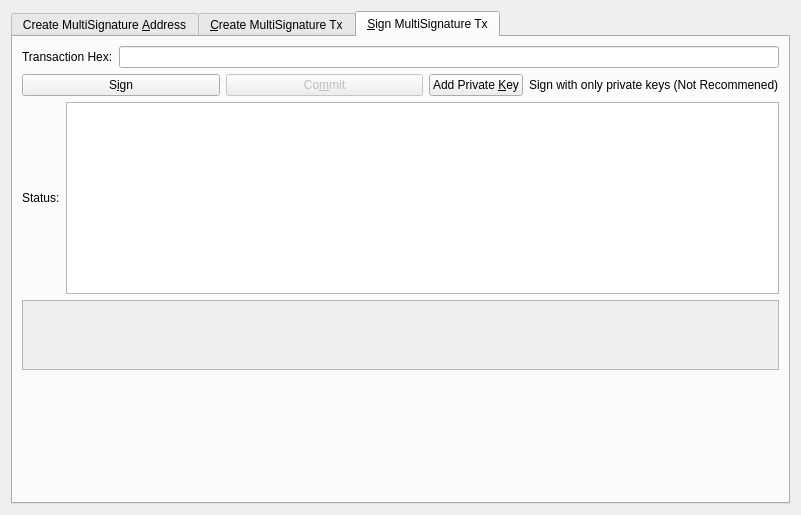
<?xml version="1.0" encoding="UTF-8"?>
<ui version="4.0">
 <class>MultisigDialog</class>
 <widget class="QDialog" name="MultisigDialog">
  <property name="geometry">
   <rect>
    <x>0</x>
    <y>0</y>
    <width>801</width>
    <height>515</height>
   </rect>
  </property>
  <property name="sizePolicy">
   <sizepolicy hsizetype="Fixed" vsizetype="Fixed">
    <horstretch>0</horstretch>
    <verstretch>0</verstretch>
   </sizepolicy>
  </property>
  <property name="windowTitle">
   <string>Multisignature Address Interactions</string>
  </property>
  <layout class="QVBoxLayout" name="verticalLayout_8">
   <item>
    <widget class="QTabWidget" name="multisigTabWidget">
     <property name="layoutDirection">
      <enum>Qt::LeftToRight</enum>
     </property>
     <property name="styleSheet">
      <string notr="true"/>
     </property>
     <property name="currentIndex">
      <number>2</number>
     </property>
     <widget class="QWidget" name="addMultisigTab">
      <property name="sizePolicy">
       <sizepolicy hsizetype="Minimum" vsizetype="Minimum">
        <horstretch>0</horstretch>
        <verstretch>0</verstretch>
       </sizepolicy>
      </property>
      <attribute name="title">
       <string>Create MultiSignature &amp;Address</string>
      </attribute>
      <layout class="QVBoxLayout" name="verticalLayout">
       <item>
        <layout class="QHBoxLayout" name="enterMLayout">
         <item>
          <widget class="QSpinBox" name="enterMSpinbox">
           <property name="sizePolicy">
            <sizepolicy hsizetype="Fixed" vsizetype="Fixed">
             <horstretch>0</horstretch>
             <verstretch>0</verstretch>
            </sizepolicy>
           </property>
           <property name="toolTip">
            <string>How many people must sign to verify a transaction</string>
           </property>
           <property name="minimum">
            <number>1</number>
           </property>
           <property name="maximum">
            <number>15</number>
           </property>
           <property name="value">
            <number>1</number>
           </property>
          </widget>
         </item>
         <item>
          <widget class="QLabel" name="enterMLabel">
           <property name="text">
            <string>Enter the minimum number of signatures required to sign transactions</string>
           </property>
          </widget>
         </item>
        </layout>
       </item>
       <item>
        <layout class="QHBoxLayout" name="addressLabelLayout">
         <item>
          <widget class="QLabel" name="addressLableLabel">
           <property name="text">
            <string>Address Label:</string>
           </property>
          </widget>
         </item>
         <item>
          <widget class="QLineEdit" name="multisigAddressLabel"/>
         </item>
        </layout>
       </item>
       <item>
        <layout class="QHBoxLayout" name="addAddressLayout">
         <item>
          <widget class="QPushButton" name="addAddressButton">
           <property name="toolTip">
            <string>Add another address that could sign to verify a transaction from the multisig address.</string>
           </property>
           <property name="text">
            <string>&amp;Add Address / Key</string>
           </property>
           <property name="autoDefault">
            <bool>false</bool>
           </property>
          </widget>
         </item>
         <item>
          <widget class="QLabel" name="addAddressLabel">
           <property name="sizePolicy">
            <sizepolicy hsizetype="Preferred" vsizetype="Fixed">
             <horstretch>0</horstretch>
             <verstretch>0</verstretch>
            </sizepolicy>
           </property>
           <property name="text">
            <string>Local addresses or public keys that can sign:</string>
           </property>
          </widget>
         </item>
         <item>
          <spacer name="addAddressSpacer_2">
           <property name="orientation">
            <enum>Qt::Horizontal</enum>
           </property>
           <property name="sizeHint" stdset="0">
            <size>
             <width>40</width>
             <height>10</height>
            </size>
           </property>
          </spacer>
         </item>
        </layout>
       </item>
       <item>
        <widget class="QScrollArea" name="addAddressScrollArea">
         <property name="sizePolicy">
          <sizepolicy hsizetype="Preferred" vsizetype="Expanding">
           <horstretch>0</horstretch>
           <verstretch>0</verstretch>
          </sizepolicy>
         </property>
         <property name="styleSheet">
          <string notr="true">border:0;</string>
         </property>
         <property name="widgetResizable">
          <bool>true</bool>
         </property>
         <widget class="QWidget" name="addAddressWidget">
          <property name="geometry">
           <rect>
            <x>0</x>
            <y>0</y>
            <width>761</width>
            <height>166</height>
           </rect>
          </property>
          <layout class="QVBoxLayout" name="verticalLayout_5">
           <item>
            <layout class="QVBoxLayout" name="addressList"/>
           </item>
           <item>
            <spacer name="verticalSpacer">
             <property name="orientation">
              <enum>Qt::Vertical</enum>
             </property>
             <property name="sizeHint" stdset="0">
              <size>
               <width>20</width>
               <height>40</height>
              </size>
             </property>
            </spacer>
           </item>
          </layout>
         </widget>
        </widget>
       </item>
       <item>
        <layout class="QHBoxLayout" name="addMultisigLayout">
         <item>
          <widget class="QPushButton" name="addMultisigButton">
           <property name="sizePolicy">
            <sizepolicy hsizetype="Preferred" vsizetype="Fixed">
             <horstretch>0</horstretch>
             <verstretch>0</verstretch>
            </sizepolicy>
           </property>
           <property name="toolTip">
            <string>Create a new multisig address</string>
           </property>
           <property name="toolTipDuration">
            <number>-3</number>
           </property>
           <property name="text">
            <string>C&amp;reate</string>
           </property>
           <property name="autoDefault">
            <bool>false</bool>
           </property>
          </widget>
         </item>
         <item>
          <widget class="QLabel" name="label">
           <property name="text">
            <string>Status:</string>
           </property>
          </widget>
         </item>
         <item>
          <widget class="QTextEdit" name="addMultisigStatus">
           <property name="sizePolicy">
            <sizepolicy hsizetype="Expanding" vsizetype="Fixed">
             <horstretch>0</horstretch>
             <verstretch>0</verstretch>
            </sizepolicy>
           </property>
           <property name="maximumSize">
            <size>
             <width>16777215</width>
             <height>75</height>
            </size>
           </property>
           <property name="readOnly">
            <bool>true</bool>
           </property>
           <property name="textInteractionFlags">
            <set>Qt::TextSelectableByKeyboard|Qt::TextSelectableByMouse</set>
           </property>
          </widget>
         </item>
        </layout>
       </item>
       <item>
        <widget class="QLabel" name="label_2">
         <property name="sizePolicy">
          <sizepolicy hsizetype="Preferred" vsizetype="Preferred">
           <horstretch>0</horstretch>
           <verstretch>0</verstretch>
          </sizepolicy>
         </property>
         <property name="text">
          <string>Use below to quickly import an address by its redeem. Don't forget to add a label before clicking import!
Keep in mind, the wallet will rescan the blockchain to find transactions containing the new address.
Please be patient after clicking import.</string>
         </property>
         <property name="scaledContents">
          <bool>false</bool>
         </property>
         <property name="wordWrap">
          <bool>true</bool>
         </property>
        </widget>
       </item>
       <item>
        <layout class="QHBoxLayout" name="importLayout">
         <item>
          <widget class="QPushButton" name="importAddressButton">
           <property name="sizePolicy">
            <sizepolicy hsizetype="Fixed" vsizetype="Fixed">
             <horstretch>0</horstretch>
             <verstretch>0</verstretch>
            </sizepolicy>
           </property>
           <property name="text">
            <string>&amp;Import Redeem</string>
           </property>
          </widget>
         </item>
         <item>
          <widget class="QLineEdit" name="importRedeem">
           <property name="sizePolicy">
            <sizepolicy hsizetype="Preferred" vsizetype="Fixed">
             <horstretch>0</horstretch>
             <verstretch>0</verstretch>
            </sizepolicy>
           </property>
          </widget>
         </item>
        </layout>
       </item>
      </layout>
     </widget>
     <widget class="QWidget" name="createTransactionTab">
      <attribute name="title">
       <string>&amp;Create MultiSignature Tx</string>
      </attribute>
      <layout class="QVBoxLayout" name="verticalLayout_3">
       <item>
        <layout class="QHBoxLayout" name="horizontalLayout_2">
         <item>
          <layout class="QVBoxLayout" name="createTxLayout">
           <item>
            <layout class="QHBoxLayout" name="addTxInputLayout">
             <item>
              <widget class="QLabel" name="addTxInputLabel">
               <property name="sizePolicy">
                <sizepolicy hsizetype="Fixed" vsizetype="Preferred">
                 <horstretch>0</horstretch>
                 <verstretch>0</verstretch>
                </sizepolicy>
               </property>
               <property name="text">
                <string>Inputs:</string>
               </property>
              </widget>
             </item>
             <item>
              <widget class="QPushButton" name="pushButtonCoinControl">
               <property name="sizePolicy">
                <sizepolicy hsizetype="Preferred" vsizetype="Fixed">
                 <horstretch>0</horstretch>
                 <verstretch>0</verstretch>
                </sizepolicy>
               </property>
               <property name="text">
                <string>Coin Control</string>
               </property>
              </widget>
             </item>
             <item>
              <layout class="QFormLayout" name="formLayout_2">
               <property name="rightMargin">
                <number>10</number>
               </property>
               <item row="0" column="0">
                <widget class="QLabel" name="labelQuantity">
                 <property name="text">
                  <string>Quantity Selected:</string>
                 </property>
                </widget>
               </item>
               <item row="0" column="1">
                <widget class="QLabel" name="labelQuantity_int">
                 <property name="text">
                  <string>0</string>
                 </property>
                </widget>
               </item>
               <item row="1" column="0">
                <widget class="QLabel" name="labelAmount">
                 <property name="text">
                  <string>Amount:</string>
                 </property>
                </widget>
               </item>
               <item row="1" column="1">
                <widget class="QLabel" name="labelAmount_int">
                 <property name="text">
                  <string>0</string>
                 </property>
                </widget>
               </item>
              </layout>
             </item>
             <item>
              <widget class="QPushButton" name="addInputButton">
               <property name="sizePolicy">
                <sizepolicy hsizetype="Preferred" vsizetype="Fixed">
                 <horstretch>0</horstretch>
                 <verstretch>0</verstretch>
                </sizepolicy>
               </property>
               <property name="toolTip">
                <string>Add an input to fund the outputs</string>
               </property>
               <property name="text">
                <string>Add a Raw Input</string>
               </property>
               <property name="icon">
                <iconset>
                 <normaloff>:/css/default</normaloff>:/css/default</iconset>
               </property>
              </widget>
             </item>
            </layout>
           </item>
           <item>
            <widget class="QScrollArea" name="txInputsScrollArea">
             <property name="sizePolicy">
              <sizepolicy hsizetype="Preferred" vsizetype="Expanding">
               <horstretch>0</horstretch>
               <verstretch>0</verstretch>
              </sizepolicy>
             </property>
             <property name="styleSheet">
              <string notr="true">border:0;</string>
             </property>
             <property name="lineWidth">
              <number>0</number>
             </property>
             <property name="widgetResizable">
              <bool>true</bool>
             </property>
             <widget class="QWidget" name="txInputsWidget">
              <property name="geometry">
               <rect>
                <x>0</x>
                <y>0</y>
                <width>749</width>
                <height>134</height>
               </rect>
              </property>
              <layout class="QVBoxLayout" name="verticalLayout_7">
               <item>
                <layout class="QVBoxLayout" name="inputsList"/>
               </item>
               <item>
                <spacer name="txInputsSpacer">
                 <property name="orientation">
                  <enum>Qt::Vertical</enum>
                 </property>
                 <property name="sizeHint" stdset="0">
                  <size>
                   <width>20</width>
                   <height>80</height>
                  </size>
                 </property>
                </spacer>
               </item>
              </layout>
             </widget>
            </widget>
           </item>
           <item>
            <layout class="QHBoxLayout" name="addDestinationLayout">
             <item>
              <widget class="QLabel" name="addDestinationLabel">
               <property name="text">
                <string>Address / Amount:</string>
               </property>
              </widget>
             </item>
             <item>
              <widget class="QPushButton" name="addDestinationButton">
               <property name="sizePolicy">
                <sizepolicy hsizetype="Fixed" vsizetype="Fixed">
                 <horstretch>0</horstretch>
                 <verstretch>0</verstretch>
                </sizepolicy>
               </property>
               <property name="toolTip">
                <string>Add destinations to send SHIT to</string>
               </property>
               <property name="text">
                <string>Add &amp;Destination</string>
               </property>
              </widget>
             </item>
             <item>
              <spacer name="addDestinationHorizontalSpacer">
               <property name="orientation">
                <enum>Qt::Horizontal</enum>
               </property>
               <property name="sizeHint" stdset="0">
                <size>
                 <width>40</width>
                 <height>20</height>
                </size>
               </property>
              </spacer>
             </item>
            </layout>
           </item>
           <item>
            <widget class="QScrollArea" name="destionationsScrollArea">
             <property name="sizePolicy">
              <sizepolicy hsizetype="Expanding" vsizetype="Expanding">
               <horstretch>0</horstretch>
               <verstretch>0</verstretch>
              </sizepolicy>
             </property>
             <property name="styleSheet">
              <string notr="true">border:0;</string>
             </property>
             <property name="widgetResizable">
              <bool>true</bool>
             </property>
             <widget class="QWidget" name="destinationsScrollAreaContents">
              <property name="geometry">
               <rect>
                <x>0</x>
                <y>0</y>
                <width>749</width>
                <height>134</height>
               </rect>
              </property>
              <layout class="QVBoxLayout" name="verticalLayout_11">
               <item>
                <layout class="QVBoxLayout" name="destinationsList"/>
               </item>
               <item>
                <spacer name="destinationsSpacer">
                 <property name="orientation">
                  <enum>Qt::Vertical</enum>
                 </property>
                 <property name="sizeHint" stdset="0">
                  <size>
                   <width>20</width>
                   <height>20</height>
                  </size>
                 </property>
                </spacer>
               </item>
              </layout>
             </widget>
            </widget>
           </item>
           <item>
            <layout class="QHBoxLayout" name="horizontalLayout_4">
             <item>
              <widget class="QPushButton" name="createButton">
               <property name="sizePolicy">
                <sizepolicy hsizetype="Fixed" vsizetype="Fixed">
                 <horstretch>0</horstretch>
                 <verstretch>0</verstretch>
                </sizepolicy>
               </property>
               <property name="minimumSize">
                <size>
                 <width>150</width>
                 <height>0</height>
                </size>
               </property>
               <property name="toolTip">
                <string>Create a transaction object using the given inputs to the given outputs</string>
               </property>
               <property name="text">
                <string>Cr&amp;eate</string>
               </property>
               <property name="autoDefault">
                <bool>false</bool>
               </property>
               <property name="default">
                <bool>true</bool>
               </property>
              </widget>
             </item>
             <item>
              <widget class="QLabel" name="createButtonLabel">
               <property name="sizePolicy">
                <sizepolicy hsizetype="Fixed" vsizetype="Preferred">
                 <horstretch>0</horstretch>
                 <verstretch>0</verstretch>
                </sizepolicy>
               </property>
               <property name="text">
                <string>Status:</string>
               </property>
               <property name="alignment">
                <set>Qt::AlignRight|Qt::AlignTrailing|Qt::AlignVCenter</set>
               </property>
              </widget>
             </item>
             <item>
              <widget class="QTextEdit" name="createButtonStatus">
               <property name="sizePolicy">
                <sizepolicy hsizetype="Expanding" vsizetype="Minimum">
                 <horstretch>0</horstretch>
                 <verstretch>0</verstretch>
                </sizepolicy>
               </property>
               <property name="maximumSize">
                <size>
                 <width>16777215</width>
                 <height>16777215</height>
                </size>
               </property>
               <property name="sizeAdjustPolicy">
                <enum>QAbstractScrollArea::AdjustToContents</enum>
               </property>
               <property name="readOnly">
                <bool>true</bool>
               </property>
              </widget>
             </item>
            </layout>
           </item>
          </layout>
         </item>
         <item>
          <layout class="QHBoxLayout" name="horizontalLayout_3"/>
         </item>
        </layout>
       </item>
      </layout>
     </widget>
     <widget class="QWidget" name="signMultisigTransaction">
      <property name="styleSheet">
       <string notr="true">txScrollArea:{
	border: 1px solid #5b4c7c;
}
keyScrollArea:{
	border: 1px solid #5b4c7c;
}
txScrollArea:{
	border: 1px solid #5b4c7c;
}</string>
      </property>
      <attribute name="title">
       <string>&amp;Sign MultiSignature Tx</string>
      </attribute>
      <layout class="QVBoxLayout" name="verticalLayout_4">
       <item>
        <layout class="QHBoxLayout" name="transactionHexLayout">
         <item>
          <widget class="QLabel" name="transactionHexLabel">
           <property name="text">
            <string>Transaction Hex:</string>
           </property>
          </widget>
         </item>
         <item>
          <widget class="QLineEdit" name="transactionHex">
           <property name="toolTip">
            <string/>
           </property>
          </widget>
         </item>
        </layout>
       </item>
       <item>
        <layout class="QHBoxLayout" name="horizontalLayout">
         <item>
          <layout class="QVBoxLayout" name="verticalLayout_2">
           <item>
            <layout class="QHBoxLayout" name="horizontalLayout_7">
             <item>
              <widget class="QPushButton" name="signButton">
               <property name="sizePolicy">
                <sizepolicy hsizetype="Preferred" vsizetype="Fixed">
                 <horstretch>0</horstretch>
                 <verstretch>0</verstretch>
                </sizepolicy>
               </property>
               <property name="minimumSize">
                <size>
                 <width>150</width>
                 <height>0</height>
                </size>
               </property>
               <property name="toolTip">
                <string>Sign the transaction from this wallet or from provided private keys</string>
               </property>
               <property name="text">
                <string>S&amp;ign</string>
               </property>
               <property name="autoDefault">
                <bool>false</bool>
               </property>
               <property name="default">
                <bool>true</bool>
               </property>
              </widget>
             </item>
             <item>
              <widget class="QPushButton" name="commitButton">
               <property name="enabled">
                <bool>false</bool>
               </property>
               <property name="sizePolicy">
                <sizepolicy hsizetype="Preferred" vsizetype="Fixed">
                 <horstretch>0</horstretch>
                 <verstretch>0</verstretch>
                </sizepolicy>
               </property>
               <property name="toolTip">
                <string>&lt;html&gt;&lt;head/&gt;&lt;body&gt;&lt;p&gt;DISABLED until transaction has been signed enough times.&lt;/p&gt;&lt;/body&gt;&lt;/html&gt;</string>
               </property>
               <property name="autoFillBackground">
                <bool>false</bool>
               </property>
               <property name="text">
                <string>Co&amp;mmit</string>
               </property>
               <property name="autoDefault">
                <bool>true</bool>
               </property>
              </widget>
             </item>
             <item>
              <layout class="QHBoxLayout" name="addPrivKeyLayout">
               <item>
                <widget class="QPushButton" name="addPrivKeyButton">
                 <property name="sizePolicy">
                  <sizepolicy hsizetype="Fixed" vsizetype="Fixed">
                   <horstretch>0</horstretch>
                   <verstretch>0</verstretch>
                  </sizepolicy>
                 </property>
                 <property name="toolTip">
                  <string>Add private keys to sign the transaction with</string>
                 </property>
                 <property name="text">
                  <string>Add Private &amp;Key</string>
                 </property>
                </widget>
               </item>
               <item>
                <widget class="QLabel" name="addPrivKeyLabel">
                 <property name="text">
                  <string>Sign with only private keys (Not Recommened)</string>
                 </property>
                </widget>
               </item>
              </layout>
             </item>
            </layout>
           </item>
           <item>
            <layout class="QHBoxLayout" name="horizontalLayout_5">
             <item>
              <widget class="QLabel" name="signButtonStatusLabel">
               <property name="text">
                <string>Status:</string>
               </property>
              </widget>
             </item>
             <item>
              <widget class="QTextEdit" name="signButtonStatus">
               <property name="sizePolicy">
                <sizepolicy hsizetype="Expanding" vsizetype="Preferred">
                 <horstretch>0</horstretch>
                 <verstretch>0</verstretch>
                </sizepolicy>
               </property>
               <property name="maximumSize">
                <size>
                 <width>16777215</width>
                 <height>16777215</height>
                </size>
               </property>
               <property name="verticalScrollBarPolicy">
                <enum>Qt::ScrollBarAsNeeded</enum>
               </property>
               <property name="readOnly">
                <bool>true</bool>
               </property>
               <property name="textInteractionFlags">
                <set>Qt::TextSelectableByKeyboard|Qt::TextSelectableByMouse</set>
               </property>
              </widget>
             </item>
            </layout>
           </item>
           <item>
            <widget class="QScrollArea" name="keyScrollArea">
             <property name="sizePolicy">
              <sizepolicy hsizetype="Expanding" vsizetype="Expanding">
               <horstretch>0</horstretch>
               <verstretch>0</verstretch>
              </sizepolicy>
             </property>
             <property name="sizeAdjustPolicy">
              <enum>QAbstractScrollArea::AdjustToContents</enum>
             </property>
             <property name="widgetResizable">
              <bool>true</bool>
             </property>
             <widget class="QWidget" name="keyScrollAreaContents">
              <property name="geometry">
               <rect>
                <x>0</x>
                <y>0</y>
                <width>755</width>
                <height>73</height>
               </rect>
              </property>
              <layout class="QVBoxLayout" name="verticalLayout_9">
               <item>
                <layout class="QVBoxLayout" name="keyList"/>
               </item>
               <item>
                <spacer name="keySpacer">
                 <property name="orientation">
                  <enum>Qt::Vertical</enum>
                 </property>
                 <property name="sizeHint" stdset="0">
                  <size>
                   <width>20</width>
                   <height>40</height>
                  </size>
                 </property>
                </spacer>
               </item>
              </layout>
             </widget>
            </widget>
           </item>
          </layout>
         </item>
        </layout>
       </item>
       <item>
        <spacer name="verticalSpacer_2">
         <property name="orientation">
          <enum>Qt::Vertical</enum>
         </property>
         <property name="sizeHint" stdset="0">
          <size>
           <width>20</width>
           <height>40</height>
          </size>
         </property>
        </spacer>
       </item>
      </layout>
     </widget>
    </widget>
   </item>
  </layout>
 </widget>
 <resources>
  <include location="../shit.qrc"/>
 </resources>
 <connections/>
</ui>
